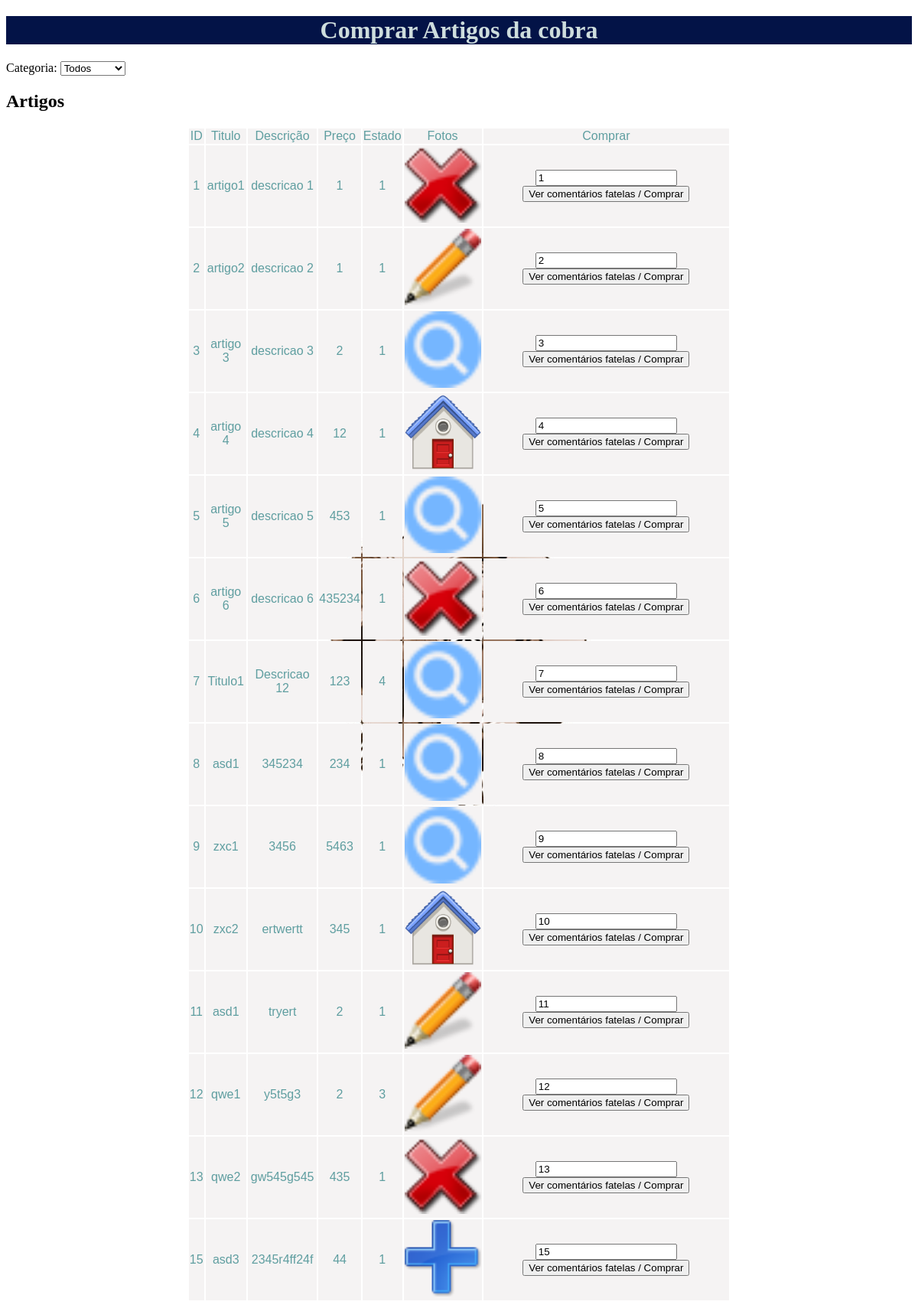
Screenshot of /Comprar.php (signed in) with the database file from the repository.
### tables this page shows
CREATE TABLE `t_artigo` (
  `id` int(11) NOT NULL,
  `id_user` int(11) NOT NULL,
  `cat` int(11) NOT NULL,
  `subcat` int(11) NOT NULL,
  `titulo` varchar(50) NOT NULL,
  `descricao` varchar(255) NOT NULL,
  `preco` float NOT NULL,
  `estado` int(11) NOT NULL,
  `foto1` varchar(50) NOT NULL,
  `foto2` varchar(50) NOT NULL,
  `foto3` varchar(50) NOT NULL,
  `vendido` int(11) NOT NULL
);

### Comprar.php (the view, shortened to what this page needs)
<!DOCTYPE html>
<html>
        <head>
                <link href="recursos/style/style.css" rel="stylesheet" type="text/css">
        </head>
        <body>
                <h1>Comprar Artigos da cobra</h1>
                <?php
                include 'includes/liga_bd.php';
                ?>
                <form action="Comprar.php" id="f1" method="post">
                        Categoria: <select name="categoria" id="categoria" onchange="this.form.submit();">
                        <?php
                        $sql ="SELECT * FROM t_categorias";
                        echo "<option value='0'> Todos</option>";
                        ?>
                        </select>
                </form>
                <h2>Artigos</h2>
                <table>
                        <tr>
                                <td>ID</td><td>Titulo</td>
                                <td>Descrição</td><td>Preço</td>
                                <td>Estado</td><td>Fotos</td>
                                <td>Comprar</td>
                        </tr>
                        <?php
                        if ($_POST['categoria']==0){
                                $sql ="SELECT * FROM t_artigo WHERE vendido=0";
                        }
                        else{
                                $sql ="SELECT * FROM t_artigo WHERE vendido=0 AND cat=".$_POST['categoria'];
                        }
                        $resultado =mysqli_query($ligacao, $sql) or die(mysqli_error($ligacao));
                        while($linha = mysqli_fetch_assoc($resultado)){
                                echo "<tr><td>".$linha['id']."</td><td>".$linha['titulo']."</td><td>".$linha['descricao']."</td>";
                                echo "<td>".$linha['preco']."</td><td>".$linha['estado']."</td>";
                                echo "<td><img src='artigos/".$linha['foto1']."' width='100'></td><td>";
                                ?>
                                <form action="Compar2.php" id="f1" method="post">
                                        <input type="text" size="20" name="id_artigo" value="<?php echo $linha['id'];?>">
                                        <input type="submit" value="Ver comentários fatelas / Comprar">
                                </form>
                        </td></tr>
                        <?php
                        }
                        ?>
                        </table>
                </body>
                </html>

### recursos/style/style.css (style rules this page uses)
body { background-image: url("/v0068/pics/estrela4.jpg"); background-position: center; background-repeat: no-repeat; position: relative; }
table { width: 60%; margin-left: auto; margin-right: auto; }
td { text-align: center; font: size 14px; color:cadetblue; background-color: rgb(245, 243, 243); font-family: Verdana, Geneva, Tahoma, sans-serif; }
h1 { background-color: rgb(3, 19, 71); color:rgb(206, 221, 221); text-align: center; }

### rows the page displays
t_artigo: id "1", titulo "artigo1", descricao "descricao 1", preco "1", estado "1", foto1 (picture), id_artigo "1"
t_artigo: id "2", titulo "artigo2", descricao "descricao 2", preco "1", estado "1", foto1 (picture), id_artigo "2"
t_artigo: id "3", titulo "artigo 3", descricao "descricao 3", preco "2", estado "1", foto1 (picture), id_artigo "3"
t_artigo: id "4", titulo "artigo 4", descricao "descricao 4", preco "12", estado "1", foto1 (picture), id_artigo "4"
t_artigo: id "5", titulo "artigo 5", descricao "descricao 5", preco "453", estado "1", foto1 (picture), id_artigo "5"
t_artigo: id "6", titulo "artigo 6", descricao "descricao 6", preco "435234", estado "1", foto1 (picture), id_artigo "6"
t_artigo: id "7", titulo "Titulo1", descricao "Descricao 12", preco "123", estado "4", foto1 (picture), id_artigo "7"
t_artigo: id "8", titulo "asd1", descricao "345234", preco "234", estado "1", foto1 (picture), id_artigo "8"
t_artigo: id "9", titulo "zxc1", descricao "3456", preco "5463", estado "1", foto1 (picture), id_artigo "9"
t_artigo: id "10", titulo "zxc2", descricao "ertwertt", preco "345", estado "1", foto1 (picture), id_artigo "10"
t_artigo: id "11", titulo "asd1", descricao "tryert", preco "2", estado "1", foto1 (picture), id_artigo "11"
t_artigo: id "12", titulo "qwe1", descricao "y5t5g3", preco "2", estado "3", foto1 (picture), id_artigo "12"
t_artigo: id "13", titulo "qwe2", descricao "gw545g545", preco "435", estado "1", foto1 (picture), id_artigo "13"
t_artigo: id "15", titulo "asd3", descricao "2345r4ff24f", preco "44", estado "1", foto1 (picture), id_artigo "15"
